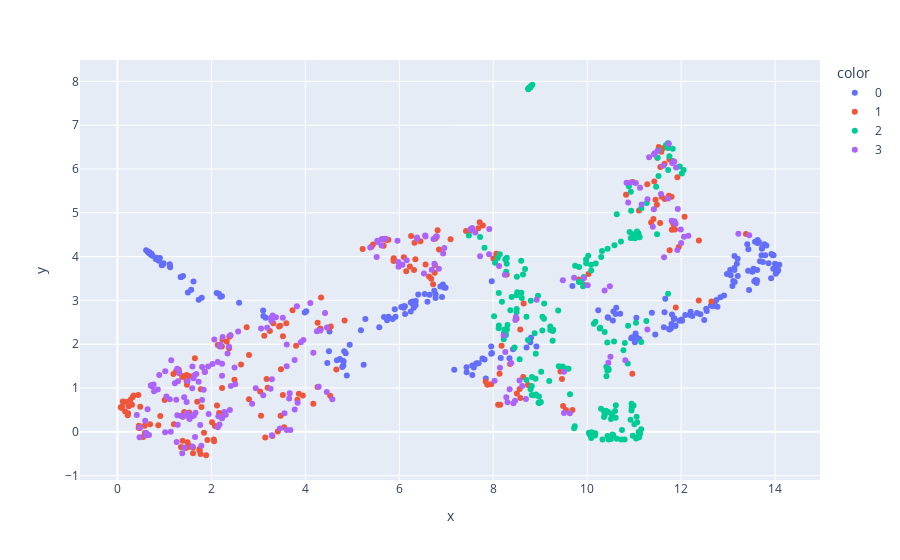

Notebook code cell kept with this figure:
### Markdown cell above
### As can be observed the data distribution is highly complex, and hence, very difficult to be learned via a single layer

### Code cell
import umap 
import plotly.express as px
reducer = umap.UMAP(n_components=2)
reduction = reducer.fit_transform(df[df.columns[:18]])
comp1, comp2 = reduction[:,0], reduction[:,1]

px.scatter(x=comp1, y=comp2, color=df[18].astype(str))

### Figure 1 — Plotly figure (JSON) as saved in the notebook; plotly's stock layout.template omitted (floating-point values rounded to 4 significant figures; data arrays with more than 128 entries replaced by an {"elided": "..."} marker saying what was removed)
{"data": [{"hovertemplate": "color=0<br>x=%{x}<br>y=%{y}<extra></extra>", "legendgroup": "0", "marker": {"color": "#636efa", "symbol": "circle"}, "mode": "markers", "name": "0", "orientation": "v", "showlegend": true, "type": "scatter", "x": {"elided": "218 float values"}, "xaxis": "x", "y": {"elided": "218 float values"}, "yaxis": "y"}, {"hovertemplate": "color=1<br>x=%{x}<br>y=%{y}<extra></extra>", "legendgroup": "1", "marker": {"color": "#EF553B", "symbol": "circle"}, "mode": "markers", "name": "1", "orientation": "v", "showlegend": true, "type": "scatter", "x": {"elided": "217 float values"}, "xaxis": "x", "y": {"elided": "217 float values"}, "yaxis": "y"}, {"hovertemplate": "color=2<br>x=%{x}<br>y=%{y}<extra></extra>", "legendgroup": "2", "marker": {"color": "#00cc96", "symbol": "circle"}, "mode": "markers", "name": "2", "orientation": "v", "showlegend": true, "type": "scatter", "x": {"elided": "199 float values"}, "xaxis": "x", "y": {"elided": "199 float values"}, "yaxis": "y"}, {"hovertemplate": "color=3<br>x=%{x}<br>y=%{y}<extra></extra>", "legendgroup": "3", "marker": {"color": "#ab63fa", "symbol": "circle"}, "mode": "markers", "name": "3", "orientation": "v", "showlegend": true, "type": "scatter", "x": {"elided": "212 float values"}, "xaxis": "x", "y": {"elided": "212 float values"}, "yaxis": "y"}], "layout": {"legend": {"title": {"text": "color"}, "tracegroupgap": 0}, "margin": {"t": 60}, "xaxis": {"anchor": "y", "domain": [0, 1], "title": {"text": "x"}}, "yaxis": {"anchor": "x", "domain": [0, 1], "title": {"text": "y"}}}}
